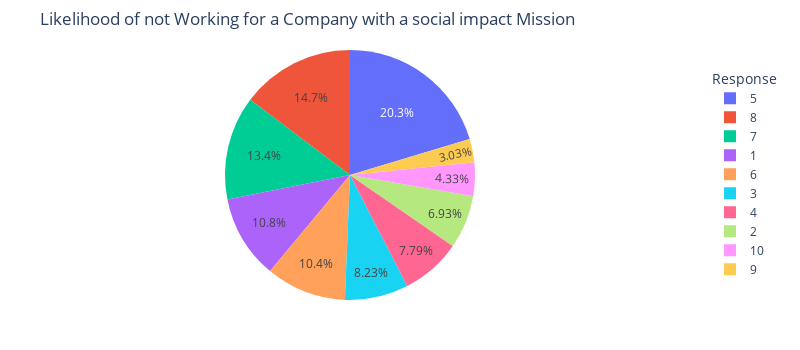

Notebook cell for this chart:
### Markdown cell above
Question 7:  How likely would you work for a company whose mission is not bringing social impact ?

### Code cell
# Count frequencies for misaligned_mission
mission_counts = df['no_social_impact'].value_counts().reset_index()
mission_counts.columns = ['no_social_impact', 'count']

# Print a summary
print("No Social Impact Distribution:")
for response, count in mission_counts.itertuples(index=False):
    print(f"{response}: {count} participants ({(count / len(df)) * 100:.1f}%)")
    
# Create a pie chart
fig = px.pie(
    mission_counts,
    values='count',
    names='no_social_impact',
    title='Likelihood of not Working for a Company with a social impact Mission',
    width=800,  # Moderate width
    height=350  # Moderate height
)

# Customize the chart
fig.update_traces(
    textinfo='percent',  # Show percentages on the slices
    textposition='inside'  # Place percentages inside the slices
)
fig.update_layout(
    legend_title_text='Response',  # Legend title
    legend=dict(
        yanchor="middle",
        y=0.5,
        xanchor="left",
        x=1.1  # Position legend to the right
    ),
    margin=dict(t=50, b=50, l=50, r=150)  # Adjust margins for legend
)

# Display the chart
fig.show()

### Figure 1 — Plotly figure (JSON) as saved in the notebook; plotly's stock layout.template omitted (floating-point values rounded to 4 significant figures)
{"data": [{"domain": {"x": [0, 1], "y": [0, 1]}, "hovertemplate": "no_social_impact=%{label}<br>count=%{value}<extra></extra>", "labels": [5, 8, 7, 1, 6, 3, 4, 2, 10, 9], "legendgroup": "", "name": "", "showlegend": true, "textinfo": "percent", "textposition": "inside", "type": "pie", "values": [47, 34, 31, 25, 24, 19, 18, 16, 10, 7]}], "layout": {"height": 350, "legend": {"title": {"text": "Response"}, "tracegroupgap": 0, "x": 1.1, "xanchor": "left", "y": 0.5, "yanchor": "middle"}, "margin": {"b": 50, "l": 50, "r": 150, "t": 50}, "title": {"text": "Likelihood of not Working for a Company with a social impact Mission"}, "width": 800}}
